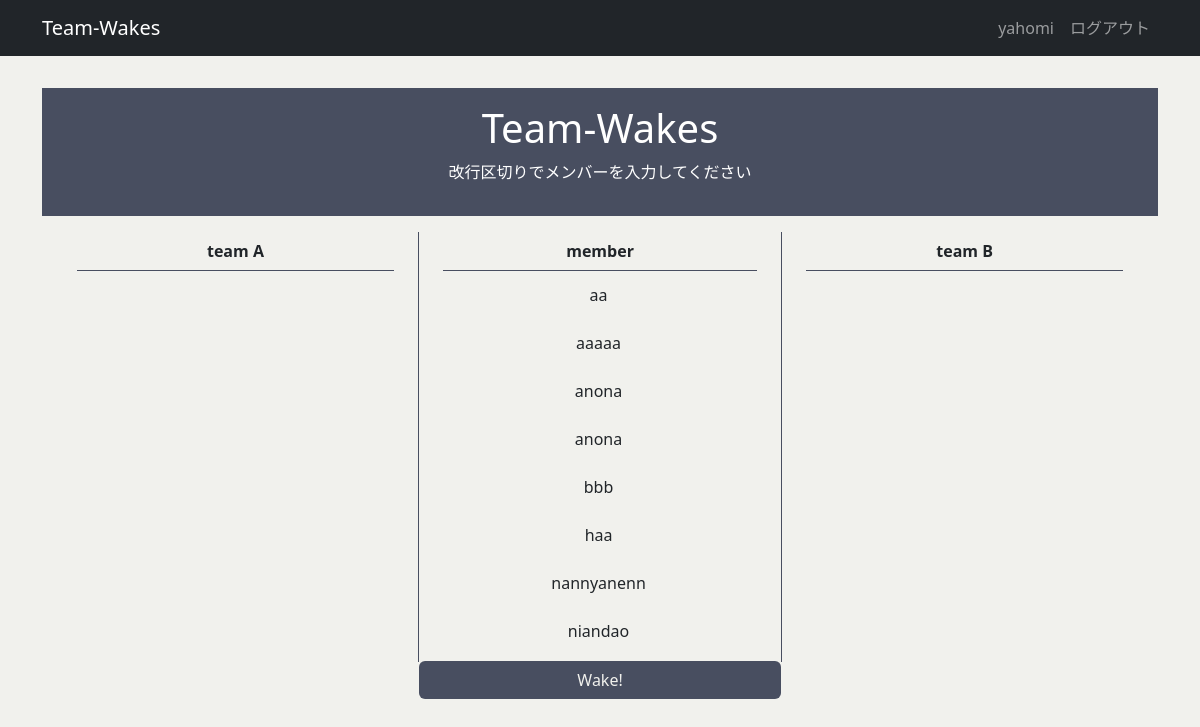
Screenshot of /wakes/2/ (signed in) with the database file from the repository.
### wakes/models.py (models this page shows, shortened)
class Member(models.Model):
    name = models.CharField('名前', max_length=12, blank=False)
    created_by = models.ForeignKey(settings.AUTH_USER_MODEL, verbose_name="作成者", on_delete=models.CASCADE)
    class Meta:
        db_table = 'members'

### wakes/views.py (the view)
# urls.py: path('<int:wake_id>/', wake_detail, name='wake_detail'),
@login_required
def wake_detail(request, wake_id):
    user_id = request.user.id
    wake = get_object_or_404(Wake, pk=wake_id)
    members = Member.objects.filter(created_by_id=user_id)
    members = members.order_by('name')
    if wake.created_by.id != request.user.id:
        return HttpResponseForbidden('このWakeの閲覧は許可されていません')
    context= {
        'wake': wake,
        'members': members
    }
    return render(request, 'wakes/wake_detail.html', context)

### templates/wakes/wake_detail.html (shortened to what this page needs)
{% extends 'base.html' %}
{% load static %}
{% block main %}
  <div class="sub-welcome">
    <h1 class="title">Team-Wakes</h1>
    <p class="subtitle">改行区切りでメンバーを入力してください</p>
  </div>
  <div class="content">
    <div class="team-a">
      <h2 class="content-head">team A</h2>
    </div>
    <div class="member">
      <h2 class="content-head">member</h2>
      <div class="member-container">
        <ul class="member-list-ul">
          {% for member in members %}
            <li class="member-list">{{ member.name }}</li>
          {% endfor %}
        </ul>
      </div>
      <button type="button" value="Wake!" class="btn btn-color btn-classic" id="try-js" onclick="wakeTeam()">Wake!</button>
    </div>
    <div class="team-b">
      <h2 class="content-head">team B</h2>
    </div>
  </div>
{% endblock main %}

### templates/base.html (shortened to what this page needs)
{% load static %}
{% load django_bootstrap5 %}
<!DOCTYPE html>
<html lang="ja">
  <head>
    {% bootstrap_css %}
    <link rel="stylesheet" href="{% static 'wakes/css/style.css' %}">
  </head>
  <body>
    <nav class="navbar navbar-expand flex-md-row navbar-dark bg-dark">
      <div class="container justify-content-between">
        <a class="navbar-brand" href="/">Team-Wakes</a>
        <ul class="navbar-nav mr-md-2">
          {% if user.is_authenticated %}
            <li class="nav-item">
              <a class="nav-link">{{ user.username }}</a>
              <a class="nav-link" href="{% url 'logout' %}">ログアウト</a>
            </li>
          {% endif %}
        </ul>
      </div>
    </nav>
    <main>
      <div class="container">
        {% block main %}{% endblock main %}
      </div>
    </main>
  </body>
</html>

### static/wakes/css/style.css (style rules this page uses)
body { background-color: rgb(241, 241, 237); }
main { padding: 2rem 0; }
a { display: block; text-decoration: none; color: rgb(241, 241, 237); }
.sub-welcome { color: white; padding: 1rem 0; margin-bottom: 1rem; background-color: #484e60; align-items: center; display: flex; flex-direction: column; }
.btn-color { background-color: aliceblue; }
.nav-item { display: flex; }
.content { height: 430px; width: auto; display: flex; margin-left: 1%; text-align: center; line-height: 240%; }
.content-head { display: block; font-size: 16px; font-weight: bold; margin: 0 24px; line-height: 240%; border-bottom: 1px solid #484e60; text-align: center; }
.team-a { width: 33%; }
.member { width: 33%; border-left: 1px solid #484e60; border-right: 1px solid #484e60; }
.team-b { width: 33%; }
.btn-classic { width: 100%; display: block; margin: 0 auto; background-color: #484e60; color: rgb(241, 241, 237); }
.member-list { list-style: none; padding: 0 15px; margin-right: 30px; line-height: 300%; }
.member-container { height: 390px; }
.member-list-ul { height: 390px; overflow-y: scroll; margin-right: 5px; }

### rows the page displays
Member: name "aa"
Member: name "aaaaa"
Member: name "anona"
Member: name "anona"
Member: name "bbb"
Member: name "haa"
Member: name "nannyanenn"
Member: name "niandao"

### other values shown
{{ user.username }} "yahomi"
